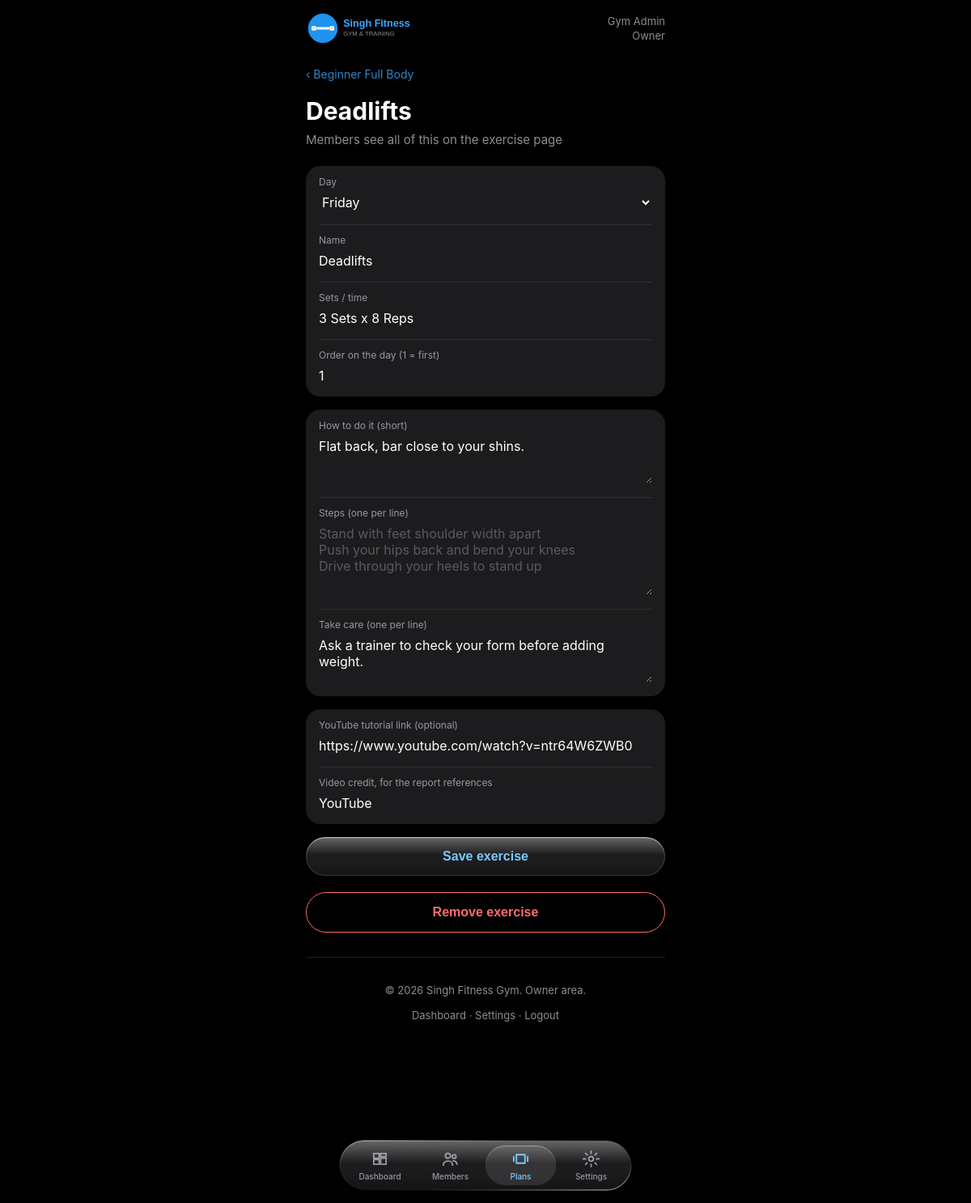
Page /admin-plans.php?type=workout&id=wp_beginner&exercise=ex_fri_1 (signed in) on the committed database.
### tables this page shows
CREATE TABLE workout_plans (
  id          VARCHAR(50) PRIMARY KEY,
  name        VARCHAR(120) NOT NULL,
  description TEXT,
  price       DECIMAL(8,2)
);

CREATE TABLE exercises (
  id          VARCHAR(50) PRIMARY KEY,
  day_id      INT NOT NULL,
  name        VARCHAR(120) NOT NULL,
  sets_label  VARCHAR(50),                        
  tutorial    TEXT,
  youtube_url VARCHAR(255),
  gif_path    VARCHAR(255),                       
  gif_credit  VARCHAR(255),                       
  sort_order  INT DEFAULT 0,
  FOREIGN KEY (day_id) REFERENCES workout_days(id) ON DELETE CASCADE
);

### config.php (called while the page is built, shortened)
<?php
$themeAttr = "";
$logoUrl = "assets/img/logo.svg";
?>

### admin-plans.php (the view, shortened to what this page needs)
<?php
require_once "config.php";
$successMsg = "";
$type = $_GET["type"] ?? "";
$planId = $_GET["id"] ?? "";
$exerciseId = $_GET["exercise"] ?? "";
$dayId = (int)($_GET["day"] ?? 0);
$workoutPlans = [];
$dietPlans = [];
$plan = null;
$days = [];
$exercise = null;
if ($type == "workout" && $planId != "") {
    if ($planId == "new") {
        $plan = ["id" => "new", "name" => $_POST["name"] ?? "", "description" => $_POST["description"] ?? ""];
    } else {
        $stmt = $conn->prepare("SELECT id, name, description FROM workout_plans WHERE id = ?");
        $stmt->bind_param("s", $planId);
        $stmt->execute();
        $plan = $stmt->get_result()->fetch_assoc();
        $stmt = $conn->prepare("SELECT d.id, d.day_name, d.is_rest_day, e.id AS ex_id, e.name AS ex_name, e.sets_label
                                FROM workout_days d
                                LEFT JOIN exercises e ON e.day_id = d.id
                                WHERE d.plan_id = ? ORDER BY d.id, e.sort_order");
        $stmt->bind_param("s", $planId);
        $stmt->execute();
        $result = $stmt->get_result();
        while ($row = $result->fetch_assoc()) {
            if (!isset($days[$row["id"]])) {
                $days[$row["id"]] = ["id" => $row["id"], "day_name" => $row["day_name"], "rest" => $row["is_rest_day"] == 1, "exercises" => []];
            }
            if ($row["ex_id"] != "") {
                $days[$row["id"]]["exercises"][] = $row;
            }
        }
        if ($exerciseId != "") {
            if ($exerciseId == "new") {
                $exercise = ["id" => "new", "day_id" => $dayId, "name" => "", "sets_label" => "", "tutorial" => "",
                             "youtube_url" => "", "gif_credit" => "", "sort_order" => "1", "steps" => "", "precautions" => ""];
            } else {
                $stmt = $conn->prepare("SELECT e.id, e.day_id, e.name, e.sets_label, e.tutorial, e.youtube_url, e.gif_credit, e.sort_order
                                        FROM exercises e JOIN workout_days d ON d.id = e.day_id
                                        WHERE e.id = ? AND d.plan_id = ?");
                $stmt->bind_param("ss", $exerciseId, $planId);
                $stmt->execute();
                $exercise = $stmt->get_result()->fetch_assoc();
                $lines = [];
                $exercise["steps"] = implode("\n", $lines);
                $lines = [];
                $stmt = $conn->prepare("SELECT body FROM exercise_precautions WHERE exercise_id = ? ORDER BY sort_order");
                $stmt->bind_param("s", $exerciseId);
                $stmt->execute();
                $result = $stmt->get_result();
                while ($row = $result->fetch_assoc()) { $lines[] = $row["body"]; }
                $exercise["precautions"] = implode("\n", $lines);
            }
        }
    }
}
?>
<!doctype html>
<html lang="en"<?php echo $themeAttr; ?>>
<head>
<link rel="stylesheet" href="assets/css/base.css?v=<?php echo filemtime("assets/css/base.css"); ?>">
<link rel="stylesheet" href="assets/css/shared.css?v=<?php echo filemtime("assets/css/shared.css"); ?>">
</head>
<body class="has-tabbar">
<header class="topbar">
    <img src="<?php echo htmlspecialchars($logoUrl); ?>" alt="Singh Fitness logo" width="140" height="42">
    <div class="who">
        <?php echo htmlspecialchars($_SESSION["memberName"]); ?><br>
        Owner
    </div>
</header>
<div class="page">
<?php if ($type == "") { ?>
    <h1 class="title">Plans</h1>
    <p class="sub">Build the workout and diet plans members follow</p>
    <?php if ($successMsg != "") { ?><p class="success-text"><?php echo htmlspecialchars($successMsg); ?></p><?php } ?>
    <h2 class="section-title">Workout plans</h2>
    <?php if (count($workoutPlans) == 0) { ?>
        <p class="empty-text">No workout plans yet.</p>
    <?php } else { ?>
        <div class="group plain" data-sq="22">
            <?php foreach ($workoutPlans as $p) { ?>
                <a href="admin-plans.php?type=workout&id=<?php echo urlencode($p["id"]); ?>" class="row link" data-tap>
                    <div class="label">
                        <?php echo htmlspecialchars($p["name"]); ?>
                        <span class="hint"><?php echo (int)$p["members_on"]; ?> member<?php echo $p["members_on"] == 1 ? "" : "s"; ?> on it &middot; <?php echo htmlspecialchars($p["description"]); ?></span>
                    </div>
                    <div class="chev"><svg viewBox="0 0 24 24" fill="none" stroke="currentColor" stroke-width="3.2" stroke-linecap="round"><path d="M9 6l6 6-6 6"/></svg></div>
                </a>
            <?php } ?>
        </div>
    <?php } ?>
    <a href="admin-plans.php?type=workout&id=new" class="btn frost" data-press>New workout plan</a>
    <h2 class="section-title">Diet plans</h2>
    <?php if (count($dietPlans) == 0) { ?>
        <p class="empty-text">No diet plans yet.</p>
    <?php } else { ?>
        <div class="group plain" data-sq="22">
            <?php foreach ($dietPlans as $p) { ?>
                <a href="admin-plans.php?type=diet&id=<?php echo urlencode($p["id"]); ?>" class="row link" data-tap>
                    <div class="label">
                        <?php echo htmlspecialchars($p["name"]); ?>
                        <span class="hint"><?php echo (int)$p["members_on"]; ?> member<?php echo $p["members_on"] == 1 ? "" : "s"; ?> on it &middot; <?php echo htmlspecialchars($p["description"]); ?></span>
                    </div>
                    <div class="chev"><svg viewBox="0 0 24 24" fill="none" stroke="currentColor" stroke-width="3.2" stroke-linecap="round"><path d="M9 6l6 6-6 6"/></svg></div>
                </a>
            <?php } ?>
        </div>
    <?php } ?>
    <a href="admin-plans.php?type=diet&id=new" class="btn frost" data-press>New diet plan</a>
<?php } elseif ($type == "workout" && $exerciseId != "") { ?>
    <a href="admin-plans.php?type=workout&id=<?php echo urlencode($planId); ?>" class="back-link">&lsaquo; <?php echo htmlspecialchars($plan["name"]); ?></a>
    <h1 class="title"><?php echo $exerciseId == "new" ? "Add exercise" : htmlspecialchars($exercise["name"]); ?></h1>
    <p class="sub">Members see all of this on the exercise page</p>
    <form method="POST" action="admin-plans.php" id="exerciseForm" novalidate>
        <div class="group plain" data-sq="22">
            <div class="row">
                <span class="field-label">Day</span>
                <select name="dayId" id="dayId">
                    <?php foreach ($days as $d) { ?>
                        <option value="<?php echo $d["id"]; ?>" <?php echo $exercise["day_id"] == $d["id"] ? "selected" : ""; ?>><?php echo $d["day_name"]; ?><?php echo $d["rest"] ? " (rest day)" : ""; ?></option>
                    <?php } ?>
                </select>
            </div>
            <div class="row">
                <span class="field-label">Name</span>
                <input type="text" name="name" id="name" value="<?php echo htmlspecialchars($exercise["name"]); ?>" placeholder="e.g. Squats">
            </div>
            <div class="row">
                <span class="field-label">Sets / time</span>
                <input type="text" name="setsLabel" id="setsLabel" value="<?php echo htmlspecialchars($exercise["sets_label"]); ?>" placeholder="e.g. 3 Sets x 12 Reps, or 20 minutes">
            </div>
            <div class="row">
                <span class="field-label">Order on the day (1 = first)</span>
                <input type="number" name="sortOrder" id="sortOrder" min="1" step="1" value="<?php echo htmlspecialchars($exercise["sort_order"]); ?>">
            </div>
        </div>
        <div class="group plain" data-sq="22">
            <div class="row">
                <span class="field-label">How to do it (short)</span>
                <textarea name="tutorial" id="tutorial" placeholder="One or two sentences"><?php echo htmlspecialchars($exercise["tutorial"]); ?></textarea>
            </div>
            <div class="row">
                <span class="field-label">Steps (one per line)</span>
                <textarea name="steps" id="steps" style="min-height:90px;" placeholder="Stand with feet shoulder width apart&#10;Push your hips back and bend your knees&#10;Drive through your heels to stand up"><?php echo htmlspecialchars($exercise["steps"]); ?></textarea>
            </div>
            <div class="row">
                <span class="field-label">Take care (one per line)</span>
                <textarea name="precautions" id="precautions" placeholder="Do not let your knees cave inwards"><?php echo htmlspecialchars($exercise["precautions"]); ?></textarea>
            </div>
        </div>
        <div class="group plain" data-sq="22">
            <div class="row">
                <span class="field-label">YouTube tutorial link (optional)</span>
                <input type="url" name="youtubeUrl" id="youtubeUrl" value="<?php echo htmlspecialchars($exercise["youtube_url"] ?? ""); ?>" placeholder="https://www.youtube.com/watch?v=...">
            </div>
            <div class="row">
                <span class="field-label">Video credit, for the report references</span>
                <input type="text" name="gifCredit" id="gifCredit" value="<?php echo htmlspecialchars($exercise["gif_credit"] ?? ""); ?>" placeholder="e.g. ATHLEAN-X on YouTube">
            </div>
        </div>
        <button type="submit" class="btn frost" data-press><?php echo $exerciseId == "new" ? "Add exercise" : "Save exercise"; ?></button>
    </form>
    <?php if ($exerciseId != "new") { ?>
        <form method="POST" action="admin-plans.php"  style="margin-top:20px;">
            <button type="submit" class="confirm-btn btn-outline" style="color:var(--red); border-color:var(--red);">Remove exercise</button>
        </form>
    <?php } ?>
<?php } ?>
    <footer class="site-footer">
        <p>&copy; <?php echo date("Y"); ?> Singh Fitness Gym. Owner area.</p>
        <p><a href="admin-dashboard.php">Dashboard</a> &middot; <a href="admin-settings.php">Settings</a> &middot; <a href="logout.php">Logout</a></p>
    </footer>
</div>
<div class="scrim"></div>
<div class="dock">
    <nav class="bar" id="bar">
        <div class="bar__glass"></div><div class="bar__sheen"></div>
        <div class="tabs" id="tabs">
            <div class="lens" id="lens"></div>
            <button class="tab" data-i="0" data-href="admin-dashboard.php">
                <svg viewBox="0 0 24 24" fill="none" stroke="currentColor" stroke-width="1.9" stroke-linecap="round" stroke-linejoin="round"><path d="M4 5h7v6H4zM13 5h7v4h-7zM13 11h7v8h-7zM4 13h7v6H4z"/></svg><span class="t">Dashboard</span>
            </button>
            <button class="tab" data-i="1" data-href="admin-members.php">
                <svg viewBox="0 0 24 24" fill="none" stroke="currentColor" stroke-width="1.9" stroke-linecap="round"><circle cx="9" cy="8" r="3.2"/><path d="M3 20c0-3.2 2.7-5.3 6-5.3s6 2.1 6 5.3"/><circle cx="17" cy="9" r="2.4"/><path d="M15.5 14.4c2.8.2 5 2 5 4.6"/></svg><span class="t">Members</span>
            </button>
            <button class="tab on" data-i="2" data-href="admin-plans.php">
                <svg viewBox="0 0 24 24" fill="none" stroke="currentColor" stroke-width="1.9" stroke-linecap="round" stroke-linejoin="round"><path d="M6.5 6.5h11v11h-11z"/><path d="M3 9v6M21 9v6"/></svg><span class="t">Plans</span>
            </button>
            <button class="tab" data-i="3" data-href="admin-settings.php">
                <svg viewBox="0 0 24 24" fill="none" stroke="currentColor" stroke-width="1.9" stroke-linecap="round" stroke-linejoin="round"><circle cx="12" cy="12" r="3"/><path d="M12 2v3M12 19v3M2 12h3M19 12h3M4.9 4.9l2.1 2.1M17 17l2.1 2.1M4.9 19.1L7 17M17 7l2.1-2.1"/></svg><span class="t">Settings</span>
            </button>
        </div>
    </nav>
</div>
</body>
</html>

### assets/css/base.css (style rules this page uses)
* { box-sizing: border-box; }
:root { color-scheme: dark; --blue: #4aa9f0; --blue-deep: #2c86c9; --ink: #7ccaff; --gold: #d9ae4e; --gold-deep: #b98f33; --gold-ink: #ffd777; --text: #ffffff; --text-soft: #ebebf599; --text-faint: #ebebf54d; --bg-rgb: 0 0 0; --bg: rgb(var(--bg-rgb)); --card: #1c1c1e; --line: #54545861; --red: #ff6b6b; --green: #4cd964; --bloom: 1.03; --bounce: 1.60; --speed: 260ms; }
:root:not([data-theme="light"]) { --tabbar-frost: 38 38 41; --tabbar-frost-a: 0.74; --tabbar-rim-hot: #ffffff8f; --tabbar-rim-cool: #ffffff1f; --tabbar-shade: #00000047; --tabbar-ink: #7ccaff; --tabbar-text-2: #ebebf599; --tabbar-lens-rest: #ffffff1c; --tabbar-lens-live: #ffffff17; --tabbar-lens-rim: #ffffffc9; }
body.has-tabbar { padding-bottom: calc(150px + env(safe-area-inset-bottom)); }
body { margin: 0; background: var(--bg); color: var(--text); font-family: -apple-system, "Segoe UI", Arial, sans-serif; font-size: 16px; line-height: 1.4; }
.page { max-width: 480px; margin: 0 auto; padding: 24px 18px 60px; }
.title { font-size: 30px; font-weight: 700; margin: 10px 0 4px; }
.sub { color: var(--text-soft); font-size: 15px; margin: 0 0 22px; }
a { color: var(--blue-deep); text-decoration: none; }

### rows in the picture
workout_plans: name "Beginner Full Body"
exercises: name "Deadlifts", dayId "Friday", setsLabel "3 Sets x 8 Reps", sortOrder "1", tutorial "Flat back, bar close to your shins.", youtubeUrl "https://www.youtube.com/watch?v=ntr64W6ZWB0", gifCredit "YouTube"

### other values in the picture
$_SESSION["memberName"] "Gym Admin"
